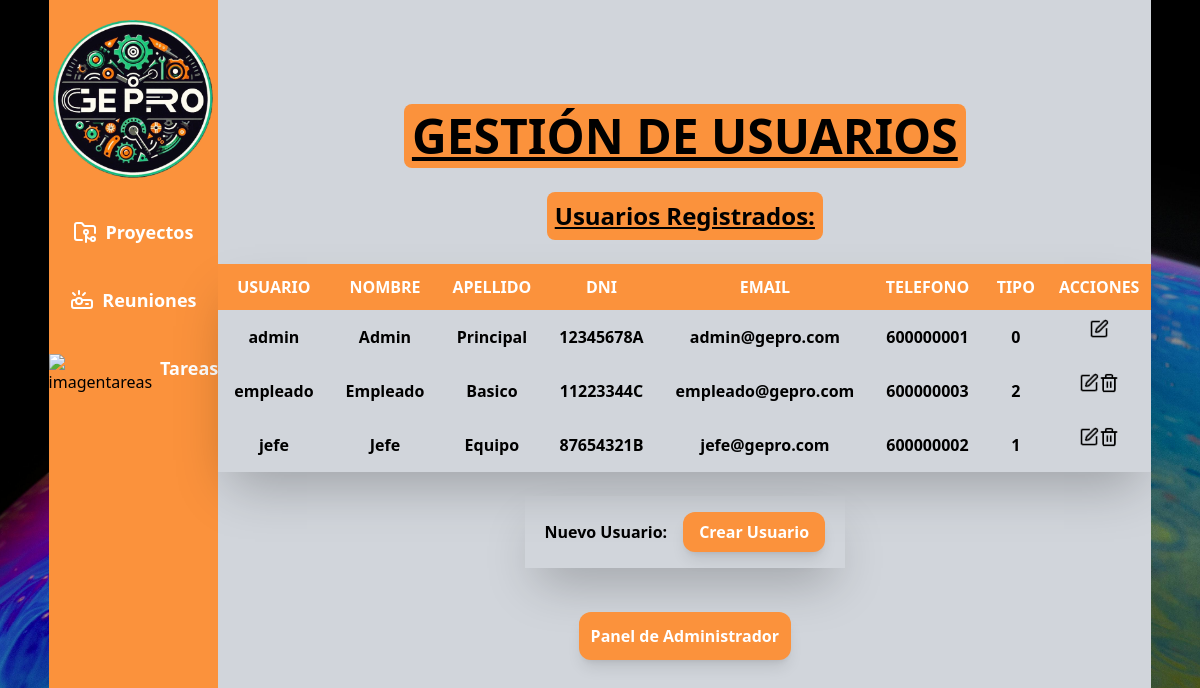
Page /php/admin/adminUsuarios.php (signed in) on the committed database.
### tables this page shows
CREATE TABLE usuarios (
    usuario VARCHAR(50) PRIMARY KEY NOT NULL UNIQUE,
    pass VARCHAR(255) NOT NULL CHECK (LENGTH(pass) >= 60),
    nombre VARCHAR(50) NOT NULL,
    apellido VARCHAR(50) NOT NULL,
    dni VARCHAR(20) NOT NULL UNIQUE,
    email VARCHAR(100) NOT NULL UNIQUE,
    telefono VARCHAR(20) NOT NULL,
    tipo TINYINT NOT NULL CHECK (tipo IN (0,1,2)),
    imagen_perfil VARCHAR(255)
);

### php/database.php (called while the page is built, shortened)
<?php
function obtener_todos_los_usuarios($con) {
    $sql = "SELECT * FROM usuarios";
    return $con->query($sql);
}
function obtener_resultados($resultado) {
    return $resultado->fetch_assoc();
}

### php/admin/adminUsuarios.php (the view, shortened to what this page needs)
<?php
require_once("../database.php");
$con = crearConexion();
?>
<head>
    <script src="https://cdn.tailwindcss.com"></script>
</head>
<?php
echo "<body class='w-full  bg-cover bg-center bg-fixed z-10 bg-[url(\"../../img/pixels14.jpg\")]'>";
echo "<div class='flex w-full min-h-screen justify-center items-center'>";
echo "<div class='flex w-full md:flex-row flex-col justify-center items-stretch max-w-[90%]'>";
echo "<section class='flex md:flex-col md:w-80 w-full flex-wrap md:justify-start justify-center items-center bg-orange-400 md:gap-10 gap-5 pt-5'>";
echo "<img class='md:w-13 w-[10em]' src='../../img/LogoEmpresa.png' alt='logo Empresa'/>
        <div class='flex gap-2'>
        <img src='../../img/folder-git-2.svg' alt='imagenProyectos'/>
        <a href='adminProyectos.php' class='font-bold text-white text-lg'>Proyectos</a>
        </div>
      <div class='flex gap-2'>
      <img src='../../img/projector.svg' alt='imagenReuniones'/>
      <a href='adminReuniones.php' class='font-bold text-white text-lg'>Reuniones</a>
      </div>
      <div class='flex gap-2'>
      <img src='../../img/clipboard-list.svg' alt='imagentareas'/>
      <a href='adminTareas.php' class='font-bold text-white text-lg'>Tareas</a>
      </div>";
echo "</section>";
echo "<div class='flex flex-col min-h-screen gap-6 justify-center items-center bg-gray-300 w-full'>";
echo '<h1 class="font-bold text-lg bg-orange-400 md:text-5xl underline text-center p-2 rounded-lg">GESTIÓN DE USUARIOS</h1>';
echo '<h3 class="text-xl font-bold bg-orange-400 md:text-2xl underline text-center p-2 rounded-lg">Usuarios Registrados:</h3>';
$usuarios = obtener_todos_los_usuarios($con);
if ($usuarios->num_rows === 0) {
    echo "<p>No se encuentran usuarios</p>";
} else {
    echo "<div class='max-h-[700px] overflow-y-auto shadow-2xl w-full'>";
    echo "<table class='styled-table w-full'>";
    echo "<thead>
            <tr class='sticky bg-orange-400 text-white top-0 bg-gray-300'>
                <th class='p-3'>USUARIO</th>
                <th class='p-3'>NOMBRE</th>
                <th class='p-3'>APELLIDO</th>
                <th class='p-3'>DNI</th>
                <th class='p-3'>EMAIL</th>
                <th class='p-3'>TELEFONO</th>
                <th class='p-3'>TIPO</th>
                <th class='p-3'>ACCIONES</th>
            </tr>
        </thead>
        <tbody>";
    while ($fila = obtener_resultados($usuarios)) {
        extract($fila);
        echo "<tr>
                <td class='text-center p-4 font-semibold'>$usuario</td>
                <td class='text-center p-4 font-semibold'>$nombre</td>
                <td class='text-center p-4 font-semibold'>$apellido</td>
                <td class='text-center p-4 font-semibold'>$dni</td>
                <td class='text-center p-4 font-semibold'>$email</td>
                <td class='text-center p-4 font-semibold'>$telefono</td>
                <td class='text-center p-4 font-semibold'>$tipo</td>";
        if ($_SESSION['usuario'] !== $usuario) {
            echo "
                <td>
                    <div class='flex justify-center items-center'>
                        <form method='POST' action='adminEditarUsuario.php'>
                            <input type='hidden' name='editar_usuario' value='$usuario'>
                            <button type='submit' value='Editar' class='cursor-pointer'>
                                <img src='../../img/square-pen.png' alt='Eliminar' style='width: 20px; height: 20px;'  class='hover:bg-green-500 hover:scale-105'/>
                            </button>
                        </form>
                        <form method='POST' action=''>
                            <input type='hidden' name='eliminar_usuario' value='$usuario'>
                            <button type='submit' onclick=\"return confirm('¿Estás seguro de que quieres eliminar este usuario?');\" class='cursor-pointer'>
                                <img src='../../img/trash-2.png' alt='Eliminar' style='width: 20px; height: 20px;' class='hover:bg-red-500 hover:scale-105'>
                            </button>
                        </form>
                    </div>
                </td>";
        } else {
            echo "
                <td>
                    <form class='flex justify-center items-center' method='POST' action='adminEditarUsuario.php'>
                        <input type='hidden' name='editar_usuario' value='$usuario'>
                        <button type='submit' value='Editar' class='cursor-pointer'>
                            <img src='../../img/square-pen.png' alt='Eliminar' style='width: 20px; height: 20px;'  class='hover:bg-green-500 hover:scale-105'/>
                        </button>
                    </form>
                </td>";
        }
        echo "</tr>";
    }
    echo "</tbody></table></div>";
}
?>
<div class="flex gap-4 justify-center items-center shadow-2xl px-5 ">
    <h4 class="font-semibold">Nuevo Usuario:</h4>
    <form method="POST" action="adminCrearUsuario.php" class="flex justify-center items-center mt-4">
        <button type="submit"
            class="bg-orange-400 hover:bg-orange-700 rounded-xl shadow-lg font-bold text-white px-4 py-2">
            Crear Usuario
        </button>
    </form>
</div>
<div class="flex justify-center items-center gap-10">
    <form action="../logout.php" method="POST" class="p-5 flex md:flex-row flex-col gap-10">
        <button type="button" onclick="window.location.href='administradores.php'"
            class="bg-orange-400 hover:bg-orange-700 text-white font-bold rounded-xl w-fit p-3 shadow-lg">Panel de
            Administrador</button>
    </form>
</div>
<?php
echo "</div></div></div>";
echo "</body>";
?>

### rows in the picture
usuarios: usuario "admin", nombre "Admin", apellido "Principal", dni "12345678A", email "admin@gepro.com", telefono "600000001", tipo "0"
usuarios: usuario "empleado", nombre "Empleado", apellido "Basico", dni "11223344C", email "empleado@gepro.com", telefono "600000003", tipo "2"
usuarios: usuario "jefe", nombre "Jefe", apellido "Equipo", dni "87654321B", email "jefe@gepro.com", telefono "600000002", tipo "1"
